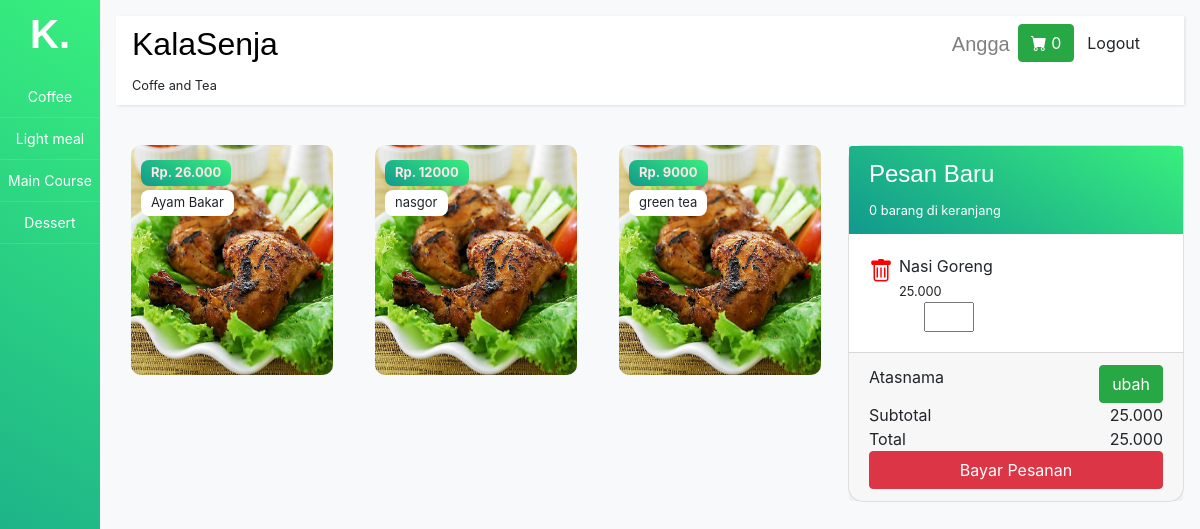
The page /index.php (signed in) on the database its author committed.
### tables this page shows
CREATE TABLE `kasir` (
  `id_kasir` varchar(8) NOT NULL,
  `nama_kasir` varchar(30) NOT NULL,
  `password` char(64) NOT NULL
);

CREATE TABLE `menu` (
  `id_menu` varchar(8) NOT NULL,
  `id_kategori` varchar(8) NOT NULL,
  `nama_menu` varchar(30) NOT NULL,
  `harga` int(11) NOT NULL
);

### controller/UserController.php (called while the page is built, shortened)
<?php
class User
{
    public $db;
    public function __construct()
    {
        $this->db = new mysqli(DB_SERVER, DB_USERNAME, DB_PASSWORD, DB_DATABASE);
    }
    public function get_user($id)
    {
        $sql3 = "SELECT id_kasir, nama_kasir FROM kasir WHERE id_kasir='$id'";
        $result = $this->db->query($sql3);
        $user_data = $result->fetch_assoc();
        return $user_data;
    }
}

### controller/MenuController.php (called while the page is built, shortened)
<?php
class Menu
{
    public function __construct()
    {
        $this->db = new mysqli(DB_SERVER, DB_USERNAME, DB_PASSWORD, DB_DATABASE);
    }
    public function get_all()
    {
        $sql1 = "SELECT * FROM menu";
        $result = $this->db->query($sql1);
        $menu = $result->fetch_all(MYSQLI_ASSOC);
        return $menu;
    }
}

### index.php (the view, shortened to what this page needs)
<?php
include_once('./controller/UserController.php');
include_once('./controller/MenuController.php');
if ($_SESSION['login']) {
    $menu = new Menu();
} else {
    header("location:./public/login.php");
    die();
}
?>
<!DOCTYPE html>
<html lang="en">
<head>
    <link rel="stylesheet" href="assets/style.css">
    <link rel="stylesheet" href="assets/card.css">
    <link rel="stylesheet" href="assets/cart.css">
    <link rel="stylesheet" href="https://cdn.jsdelivr.net/npm/bootstrap@4.6.0/dist/css/bootstrap.min.css">
    <link rel="stylesheet" href="https://cdn.jsdelivr.net/npm/bootstrap-icons@1.5.0/font/bootstrap-icons.css">
</head>
<body>
    <div class="container-fluid bg-light">
        <div class="row">
            <?php include 'assets/component/sidebar.php' ?>
            <?php include 'assets/component/navbar.php' ?>
            <div class="row">
                <div class="col-md-8">
                    <div class="row">
                        <div class="col-md-4">
                            <div class="container">
                                <div class="harga">Rp. 26.000</div>
                                <div class="menu">Ayam Bakar</div>
                                <img src="assets/images/ayam bakar.jpeg" alt="ayam bakar" class="image shadow-md">
                            </div>
                        </div>
                        <?php
                        foreach ($menu->get_all() as $data) { ?>
                            <div class="col-md-4">
                                <div class="container">
                                    <div class="harga">Rp. <?php echo $data["harga"] ?></div>
                                    <div class="menu"><?php echo $data["nama_menu"] ?></div>
                                    <img src="assets/images/ayam bakar.jpeg" alt="ayam bakar" class="image shadow-md">
                                </div>
                            </div>
                        <?php } ?>
                    </div>
                </div>
                <div class="col-md-4">
                    <?php include 'assets/component/cart.php' ?>
                </div>
            </div>
        </div>
    </div>
    </div>
</body>
</html>

### assets/component/navbar.php (shortened to what this page needs)
<?php
include_once('./controller/UserController.php');
$user = new User();
if (isset($_SESSION['id'])) {
    $id = $_SESSION['id'];
    $kasir = $user->get_user($id);
}
?>
<div class="col-md-11 fluid p-3">
    <nav class="navbar navbar-default navbar-expand-lg navbar-light ">
        <div class="">
            <h2>KalaSenja</h2>
            <small>Coffe and Tea</small>
        </div>
        <div class="collapse navbar-collapse" id="bs-example-navbar-collapse-1">
            <div class="container">
                <div class="collapse navbar-collapse" id="navbarResponsive">
                    <ul class="navbar-nav ml-auto my-2 my-lg-0 left-menu" style="left:20px;">
                        <?php if (isset($id)) : ?>
                            <li class="nav-item">
                                <h5><a class="nav-link js-scroll-trigger" href="">
                                        <?php echo $kasir['nama_kasir'] ?> <i class="fa fa-power-off"></i>
                                    </a>
                                </h5>
                            </li>
                        <?php else : ?>
                            <li class="nav-item"><a class="nav-link js-scroll-trigger" href="../../public/login.php">Login</a>
                            </li>
                        <?php endif; ?>
                        <li class="nav-item"><button class="btn btn-success">
                                <span class="bi-cart-fill"></span>
                                <span>0</span>
                            </button>
                        </li>
                        <li class="nav-item">
                            <a href="index.php?q=logout">
                                <button class="btn btn-alert">
                                    <span>Logout</span>
                                </button>
                            </a>
                        </li>
                    </ul>
                </div>
            </div>
        </div>
    </nav>

### assets/card.css (style rules this page uses)
.container { position: relative; width: 70%; margin-bottom: 25px; }
.image { display: block; width: 110%; height: 230px; border-radius: 10px; text-shadow: 2px 2px 4px #000000 }
.menu { font-family: -apple-system, BlinkMacSystemFont, 'Segoe UI', Roboto, Oxygen, Ubuntu, Cantarell, 'Open Sans', 'Helvetica Neue', sans-serif; font-size: small; font-weight: regular; position: absolute; top: 45px; left: 25px; background: #fff; padding: 3px 10px; border-radius: 8px; }
.harga { font-family: -apple-system, BlinkMacSystemFont, 'Segoe UI', Roboto, Oxygen, Ubuntu, Cantarell, 'Open Sans', 'Helvetica Neue', sans-serif; font-size: small; font-weight: bold; position: absolute; top: 15px; left: 25px; background: rgb(17,153,142); background: linear-gradient(31deg, rgba(17,153,142,1) 0%, rgba(56,239,125,1) 100%); padding: 3px 10px; border-radius: 8px; color: rgb(255, 231, 231); }

### rows shown on the page
kasir: nama_kasir "Angga"
menu: harga "12000", nama_menu "nasgor"
menu: harga "9000", nama_menu "green tea"
